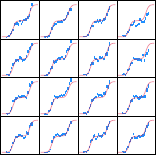

Generate this figure with Python:
import numpy as np
from scipy.optimize import curve_fit
import matplotlib.pyplot as plt
plt.style.use('thesis.mplstyle')
from colors import red, blue

data = np.load("../data/step-plot/data.npz")
df, x = data['df'], data['spill_powers']

df_mean = df[:, ::3]
df_std = df[:, 1::3]
df_counts = df[:, 2::3]
df_sem = df_std / df_counts**0.5


def sigmoid(x, a, sigma, x0, offset):
    return a / (1 + np.exp(-(x - x0) / sigma)) + offset

def sigmoid2(x, a, sigma, x01, x02, offset):
    return a / (1 + np.exp(-(x - x01) / sigma)) + a / (1 + np.exp(-(x - x02) / sigma)) + offset


x0 = 0.462
y0 = 28.57 / 2
y_min = 7.8

x /= x0
x_fit = np.linspace(0.32/x0, 0.58/x0, 400)


popts = []
pcovs = []
y_fits = []
for j in range(16):
	y, y_err = df_mean[:, j]/y0, df_sem[:, j]/y0
	y -= y_min/y0
	popt, pcov = curve_fit(sigmoid2, x, y, p0=[2, 0.02, 0.86, 1.13, 0], sigma=y_err)
	popts.append(popt)
	pcovs.append(pcov)
	y_fit = sigmoid2(x_fit, *popt)
	y_fits.append(y_fit)
popts = np.array(popts)
y_fits = np.array(y_fits)
print(popts.mean(axis=0))


fig, axs = plt.subplots(4, 4, figsize=(2,2))

for (j, ax) in enumerate(axs.flatten()[::-1]):
	y, y_err = df_mean[:, j]/y0, df_sem[:, j]/y0
	y -= y_min/y0
	ax.errorbar(x, y, yerr=y_err, fmt=',', alpha=1, color=blue, zorder=-10, linewidth=1)

	y_fit = sigmoid2(x_fit, *popts[j])
	# ax.plot(x_fit, y_fit, color=red, alpha=0.5, linewidth=0.5)
	ax.plot(x_fit, y_fits.mean(axis=0), color=red, alpha=0.5, linewidth=0.5)

for ax in axs.flatten():
	ax.set_xticks([])
	ax.set_yticks([])
	ax.set_xlim(0.6645, 1.2835)
	ax.set_ylim(-0.2273, 4.55799)


fig.subplots_adjust(hspace=0, wspace=0)
plt.savefig("step-plot-inset.pdf", bbox_inches='tight', pad_inches=0.005)
plt.close()
